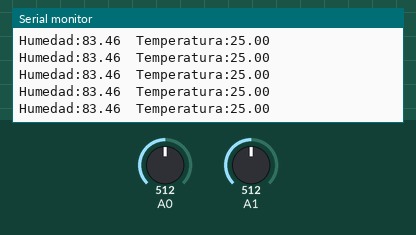
Recording of a sketch running on a simulated Arduino Uno, built with avr-gcc and run on an emulated ATmega328P. Shown: the last lines printed to the serial monitor. Inputs (shaded band) come from the test bench; at power-on: A1 = 512, A0 = 512.

Above: at 2.7 s.
2.8 s: A1 set to 351
At 2.85 s:
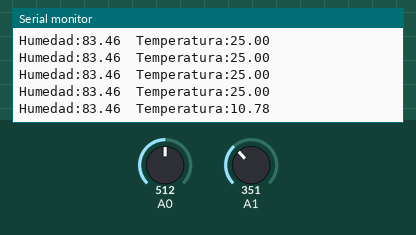
5.8 s: A1 set to 324
At 5.89 s:
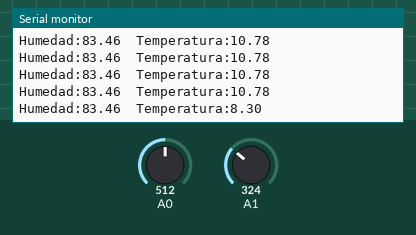
Timing chart, 0 to 8.8 s (numbered marks = the images above; inputs shaded):
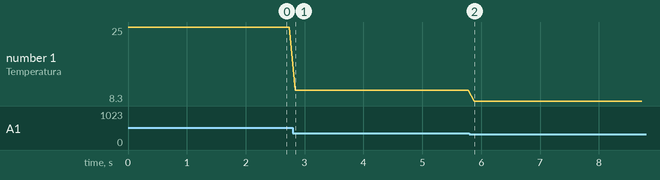

Measured:
- after the input at 2.8 s, the serial monitor: prints a new line at once (image 1)
- after the input at 5.8 s, the serial monitor: prints a new line after 0.09 s (image 2)
- plotted number 1: 25 → 10.78 after the input at 2.8 s, 10.78 → 8.3 after the input at 5.8 s

The sketch:

Ejemplo.ino
```cpp
#include "AMT1001.h"
AMT1001 Sensor(0,1);

void setup() {
  // put your setup code here, to run once:
  Serial.begin(9600);

}

void loop() {
  // put your main code here, to run repeatedly:
  Serial.print("Humedad:");
  Serial.print(Sensor.Humedad());

  Serial.print("\t");

  Serial.print("Temperatura:");
  Serial.println(Sensor.Temperatura());
  delay(100);

}
```

AMT1001.cpp
```cpp
#include <Arduino.h> //Permite utilizar los comandos de Arduino
#include "AMT1001.h"

AMT1001::AMT1001(int humedad,int temperatura)
{
  humPin=humedad;
  tempPin=temperatura;

}
float AMT1001::Humedad()
{
	float H;
	float val_A;
	val_A=analogRead(humPin);
	H = 0.163 * val_A;//RH10 = val + 6*val/10 + 3*val/100; = 0.163*val
	return(H);
}

float AMT1001::Temperatura()
{
	float Temp;
	float val_A;
	val_A=analogRead(tempPin);
	Temp = log(10000.0*((1024.0/val_A-1)));//se uso una resistencia de 10k =10000 ohmios
	Temp = 1 / (0.001129148 + (0.000234125 + (0.0000000876741 * Temp * Temp ))* Temp );
	Temp = Temp - 273.15; // Convertir de Kelvin a Celcius
	return Temp;
}
```

AMT1001.h
```cpp
/*
 *Ing Rafael Lozano Rolon
 *rafa.lozano.rolon@gmail.com
 *www.taloselectronics.com
 *Fuente: http://www.gettingmyfeetwet.com/2014/04/arduino-on-breadboard-with-amt1001.html
 */

class AMT1001
{
private:
	float humedad = 0;
	float temperatura = 0;
	int humPin;
	int tempPin;

public:
	float Humedad();
	float Temperatura();
	AMT1001(int humedad,int temperatura);


};
```
